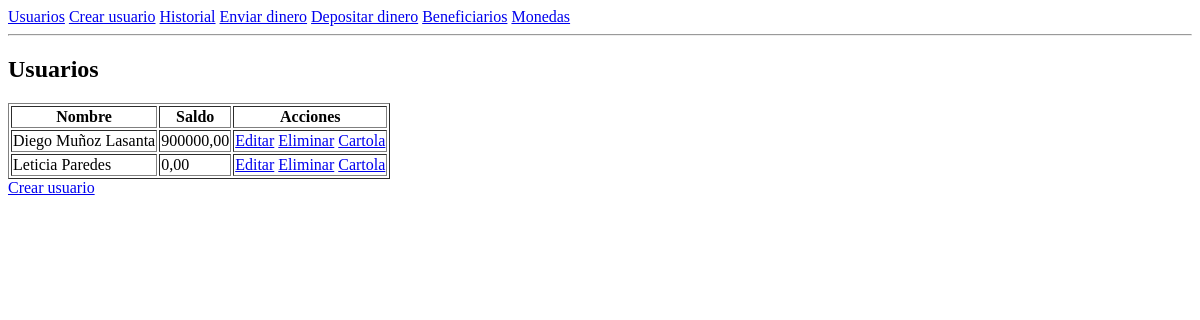
Before: / with the older database file.
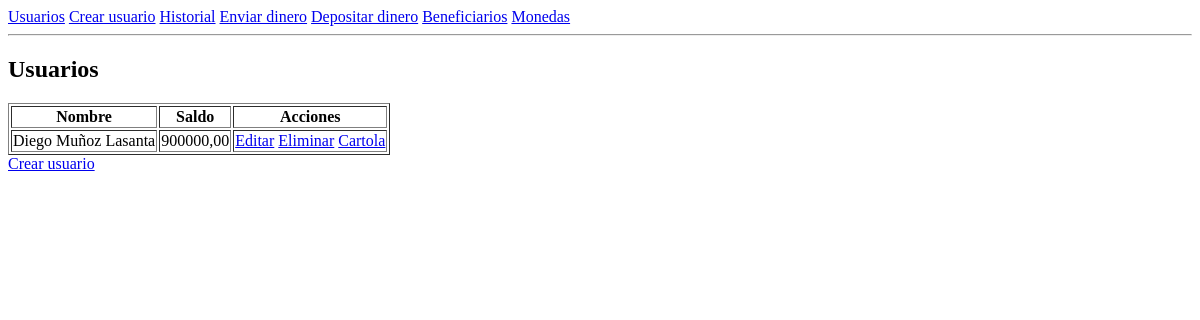
After: the same page with the newer database file.
### gestion/models.py (models this page shows, shortened)
class Usuario(models.Model):
    user_id = models.AutoField(primary_key=True)
    nombre = models.CharField(max_length=100)
    correo_electronico = models.EmailField(max_length=150, unique=True)
    contrasena = models.CharField(max_length=255)
    saldo = models.DecimalField(max_digits=15, decimal_places=2, default=0.00)
    fecha_creacion = models.DateTimeField(auto_now_add=True)

### gestion/views.py (the view)
# urls.py: path('', UsuarioListView.as_view(), name='usuario_list'),
class UsuarioListView(ListView):
    model = Usuario
    template_name = 'gestion/usuario_list.html'
    context_object_name = 'usuarios'

### gestion/templates/gestion/usuario_list.html
{% extends 'base.html' %}
{% block content %}
<h2>Usuarios</h2>
<table border="1">
    <tr>
        <th>Nombre</th>
        <th>Saldo</th>
        <th>Acciones</th>
    </tr>
    {% for usuario in usuarios %}
    <tr>
        <td>{{ usuario.nombre }}</td>
        <td>{{ usuario.saldo }}</td>
        <td>
            <a href="{% url 'usuario_update' usuario.user_id %}">Editar</a>
            <a href="{% url 'usuario_delete' usuario.user_id %}">Eliminar</a>
            <a href="{% url 'cartola_usuario' usuario.user_id %}">Cartola</a>
        </td>
    </tr>
    {% endfor %}
</table>
<a href="{% url 'usuario_create' %}">Crear usuario</a>
{% endblock %}

### gestion/templates/base.html (shortened to what this page needs)
<!DOCTYPE html>
<html lang="es">
<head>
</head>
<body>
<nav>
    <a href="{% url 'usuario_list' %}">Usuarios</a>
    <a href="{% url 'usuario_create' %}">Crear usuario</a>
    <a href="{% url 'transaccion_list' %}">Historial</a>
    <a href="{% url 'transaccion_create' %}">Enviar dinero</a>
    <a href="{% url 'deposito_create' %}">Depositar dinero</a>
    <a href="{% url 'beneficiario_list' %}">Beneficiarios</a>
    <a href="{% url 'moneda_list' %}">Monedas</a>
</nav>
<hr>
{% block content %}
{% endblock %}
</body>
</html>

Changed rows visible on the page:
removed Usuario: nombre "Leticia Paredes", saldo "0,00"
